Frame 1 (no input): blank canvas, image omitted
Frame 60 (no input): blank canvas, image omitted
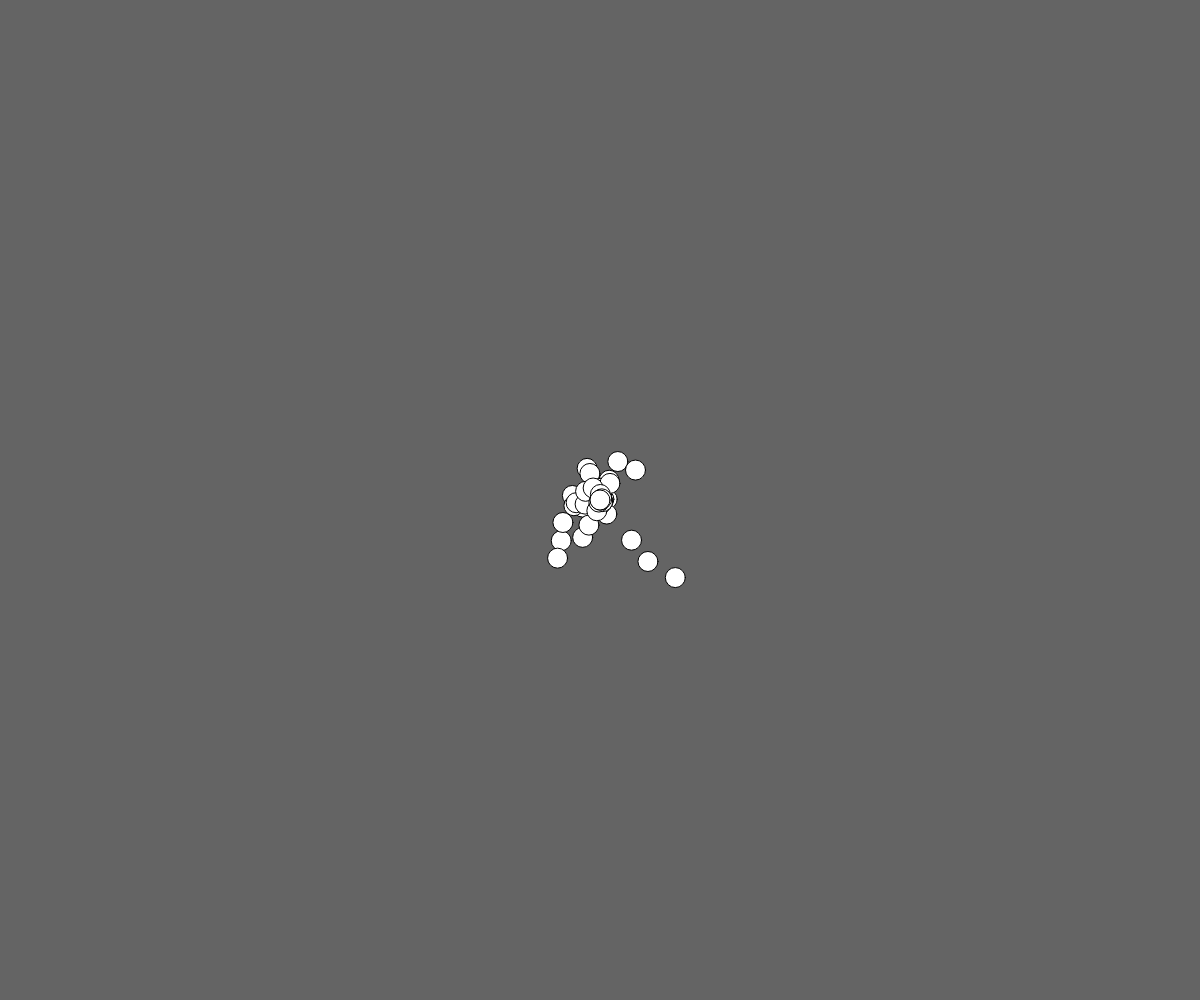
Frame 120 (the mouse pressed at the canvas centre since frame 60)

The p5.js sketch whose frames 1 and 60 were blank and that drew this single picture after the mouse press (run headless with seeded random() and noise() and a simulated clock; from frame 60 on, the mouse is pressed at the canvas centre):

// p5.js sketch
// ── sketch.js
// Working with Vectors
// Eliz Vo
// November 21, 2025

let objects = [];

function setup() {
  createCanvas(windowWidth, windowHeight);
}

function draw() {
  background(100);
  if (mouseIsPressed){
    objects.push(new Ball(mouseX,mouseY));
  }

  for (let o of objects){
    o.calcMouse();
    o.display();
    o.move();
  }
}

class Ball {
  constructor(x, y){
    this.pos = createVector(x, y);
    this.vel = createVector(random(-5, 5),random(-5, 5) );
    this.grav = createVector(0, 0.2);
  }

  move(){
    this.pos.add(this.grav);
    this.vel.limit(20); 
    this.pos.add(this.vel);

    // Wall-floor bounce 
    if (this.pos.x < 0|| this.pos.x > width ){
      this.vel.x *= -1; 
    }
    if ( this.pos.y > height ){
      this.vel.y *= -1; 
    }
  }

  calcMouse(){
    this.grav = createVector (mouseX, mouseY);
    this.grav.sub(this.pos);
    this.grav.normalize();
    this.grav.mult(4);
  }

  display(){
    let endX = this.pos.y + this.vel.x; 
    let endY = this.pos.y + this.vel.y
    // Display ball 
    circle(this.pos.x, this.pos.y, 20);

    // Display vectors
    if (false){
      stroke(255, 0, 0);
      line (0,0, this.pos.x, this.pos.y);

      stroke(0, 0, 255);
      line (this.pos.x, this.pos.y, 
      this.pos.x + this.vel.x, this.pos.y + this.vel.y);

      stroke(0, 255, 0);
      line(endX, endY, endX + this.grav.x, endY + this.grav.y);
    }
  }
}
